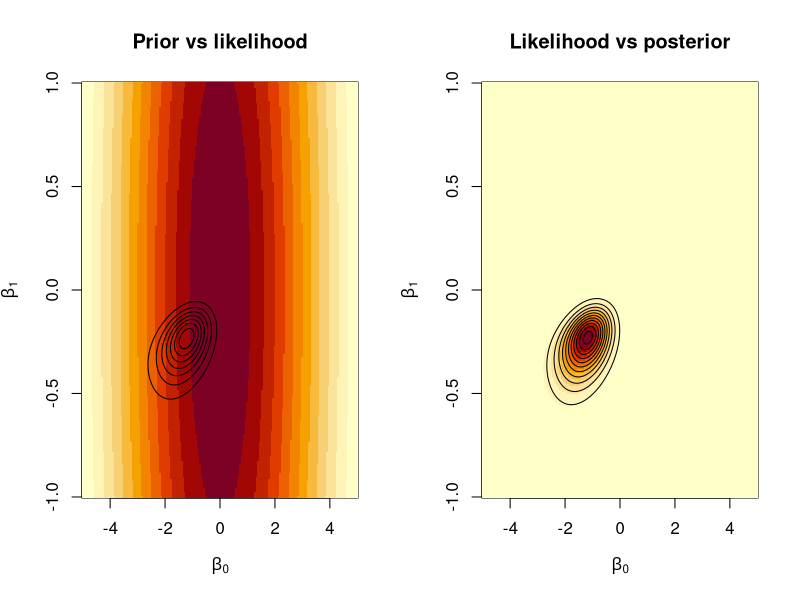
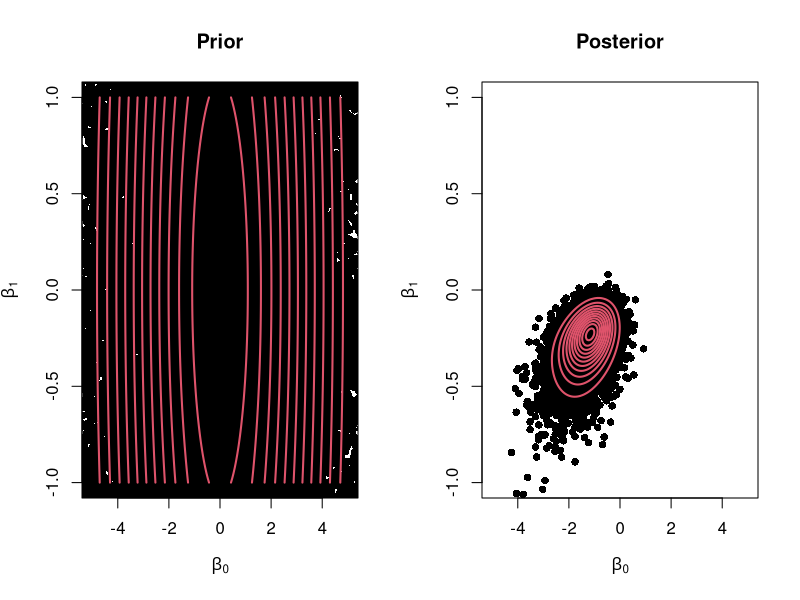
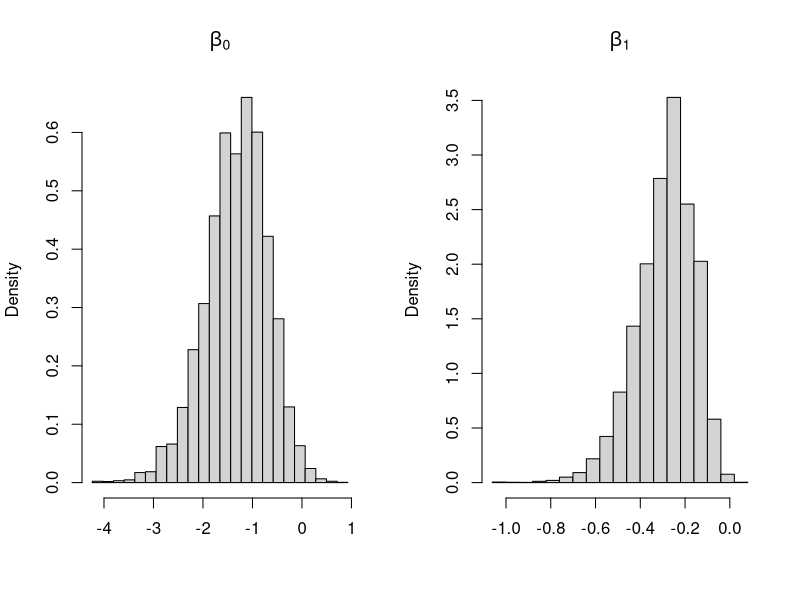
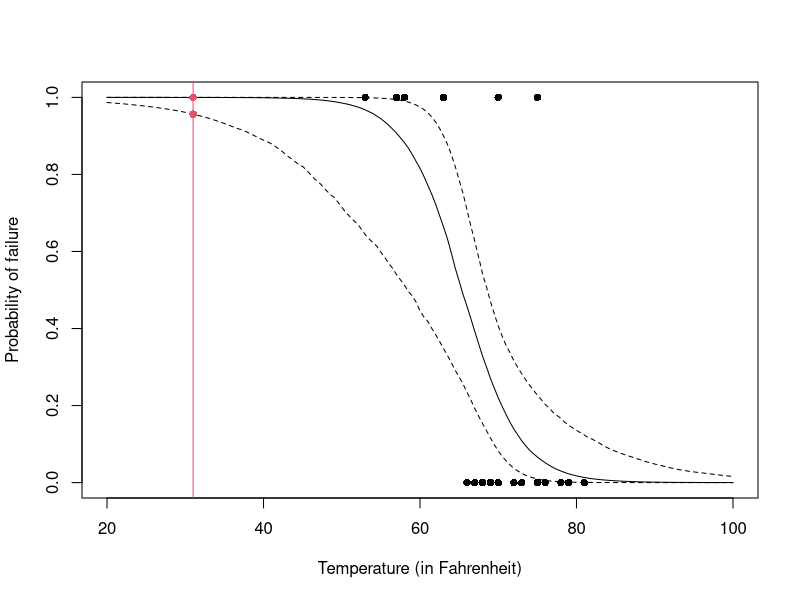

Source code (R) for these figures, in order:
############################
# R Jagadeesh, IIT Kanpur ##
############################
#
#  Bayesian logistic regression implementation in R
prior = function(a,b){dnorm(a,m0[1],D0[1])*dnorm(b,m0[2],D0[2])}
like  = function(a,b){prod(exp((a+b*tc)*y)/(1+exp(a+b*tc)))}
fun   = function(b){prior(b)*like(b)}
post  = function(b){prior(b)*like(b)/py}

y    = c(1,1,1,1,0,0,0,0,0,0,0,0,1,1,0,0,0,1,0,0,0,0,0)
t    = c(53,57,58,63,66,67,67,67,68,69,70,70,70,70,72,73,75,75,76,76,78,79,81)
tbar = 70
tc   = t - tbar

# Prior hyperparameters
m0 = c(0,0)
C0 = c(10,10)
D0 = sqrt(C0)

# Prior density and likelihood function
# -------------------------------------
N  = 200
as = seq(-5,5,length=N)
bs = seq(-1,1,length=N)
p  = matrix(0,N,N)
l  = matrix(0,N,N)
po = matrix(0,N,N)
for (i in 1:N){
  for (j in 1:N){
    p[i,j] = prior(as[i],bs[j])
    l[i,j] = like(as[i],bs[j])
    po[i,j] = p[i,j]*l[i,j]
  }
}

par(mfrow=c(1,2))
image(as,bs,p,xlab=expression(beta[0]),ylab=expression(beta[1]))
contour(as,bs,l,xlab=expression(beta[0]),ylab=expression(beta[1]),drawlabels=FALSE,add=TRUE)
title("Prior vs likelihood")
image(as,bs,l,xlab=expression(beta[0]),ylab=expression(beta[1]))
contour(as,bs,po,xlab=expression(beta[0]),ylab=expression(beta[1]),drawlabels=FALSE,add=TRUE)
title("Likelihood vs posterior")

# Sampling from p(beta|y) by SIR
# ------------------------------
set.seed(121464)
M   = 100000
M1  = 10000
as1 = rnorm(M,m0[1],D0[1])
bs1 = rnorm(M,m0[2],D0[2])
l1  = rep(0,M)
for (i in 1:M)
  l1[i] = like(as1[i],bs1[i])
w       = l1/sum(l1)
ind     = sample(1:M,size=M1,replace=TRUE,prob=w)
as2  = as1[ind]
bs2  = bs1[ind]

par(mfrow=c(1,2))
plot(as1,bs1,xlim=range(as),ylim=range(bs),pch=16,xlab=expression(beta[0]),ylab=expression(beta[1]))
contour(as,bs,p,add=TRUE,col=2,lwd=2,drawlabels=FALSE)
title("Prior")
plot(as2,bs2,xlim=range(as),ylim=range(bs),pch=16,xlab=expression(beta[0]),ylab=expression(beta[1]))
contour(as,bs,po,add=TRUE,col=2,lwd=2,drawlabels=FALSE)
title("Posterior")

par(mfrow=c(1,2))
hist(as2,breaks=seq(min(as2),max(as2),length=25),main=expression(beta[0]),xlab="",prob=TRUE)
hist(bs2,breaks=seq(min(bs2),max(bs2),length=20),main=expression(beta[1]),xlab="",prob=TRUE)

# Posterior summaries
# -------------------
round(rbind(
c(mean(as2),median(as2),sqrt(var(as2)),quantile(as2,c(0.025,0.975))),
c(mean(bs2),median(bs2),sqrt(var(bs2)),quantile(bs2,c(0.025,0.975)))),4)

# Posterior predictive
# --------------------
ts = seq(20,100,by=0.5)-tbar
nt = length(ts)
ps = NULL
pp = NULL
for (i in 1:nt){
  A  = exp(as2+bs2*ts[i])
  pp = cbind(pp,A/(1+A))
}
quants = apply(pp,2,quantile,c(0.05,0.5,0.95))

par(mfrow=c(1,1))
plot(ts+tbar,quants[2,],ylab="Probability of failure",
     xlab="Temperature (in Fahrenheit)",ylim=range(quants),type="l")
lines(ts+tbar,quants[1,],lty=2)
lines(ts+tbar,quants[3,],lty=2)
points(t,y,pch=16)
points(31,quants[1,23],col=2,pch=16)
points(31,quants[2,23],col=2,pch=16)
points(31,quants[3,23],col=2,pch=16)
abline(v=31,col=2)

quantile(pp[,23],c(0.025,0.5,0.975))






